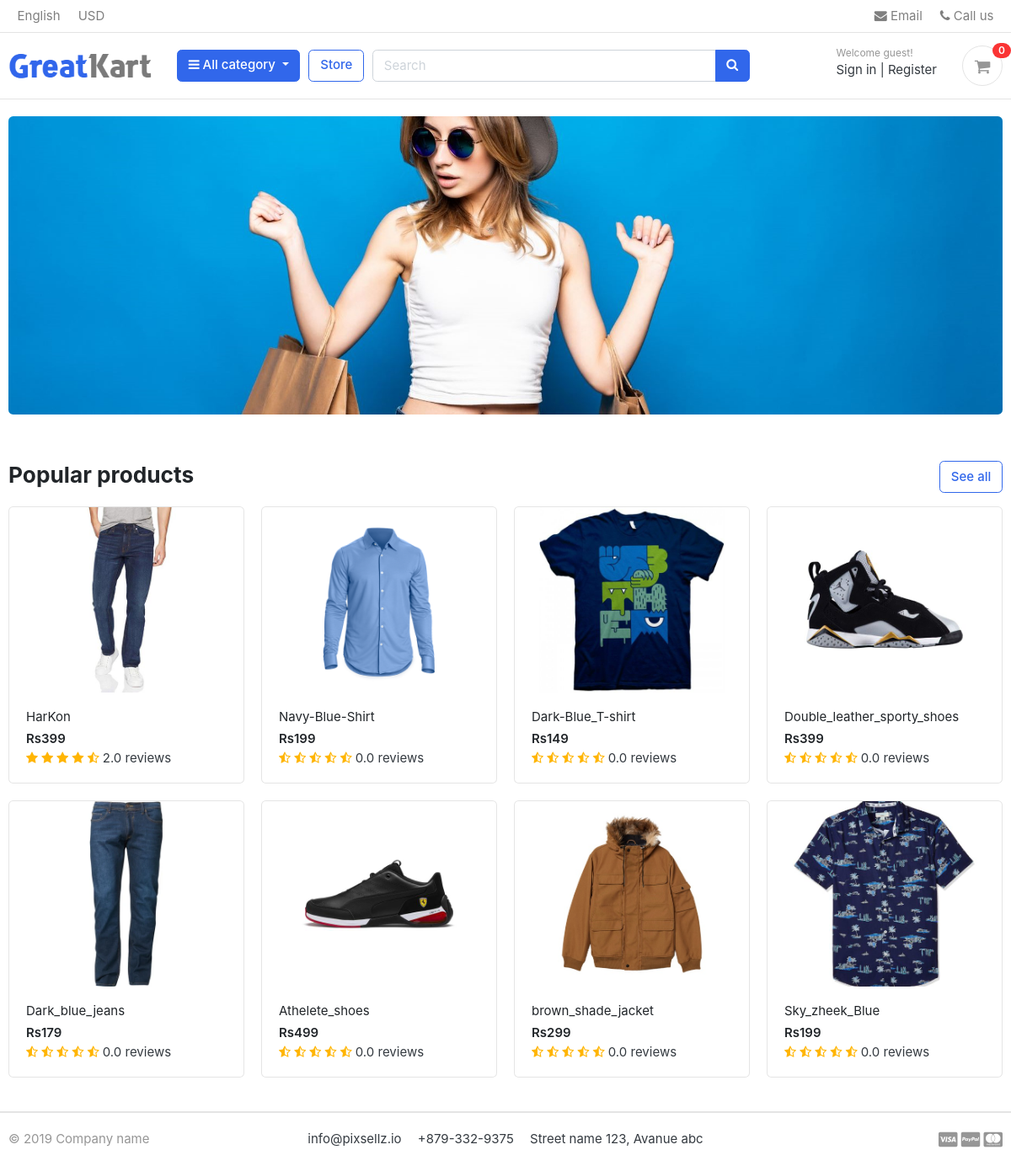
The page / on the database its author committed.
### store/models.py (models this page shows, shortened)
class Product(models.Model):
	product_name = models.CharField(max_length=200,unique=True)
	product_url = models.SlugField(max_length=200,unique=True)
	product_description = models.TextField(max_length=500,blank=True)
	product_price = models.IntegerField()
	product_image = models.ImageField(upload_to='photos/products')
	stock = models.IntegerField()
	is_available = models.BooleanField(default=True)
	category = models.ForeignKey(Category,on_delete=models.CASCADE)
	created_date = models.DateTimeField(auto_now_add=True)
	modified_date = models.DateTimeField(auto_now=True)
	def get_url(self):
		return reverse('product_detail',args=[self.category.category_url,self.product_url])
	def averageReview(self):
		reviews = ReviewRating.objects.filter(product=self,status=True).aggregate(average=Avg('rating'))
		avg=0
		if reviews['average'] is not None:
			avg=float(reviews['average'])
		return avg
	def countReview(self):
		reviews = ReviewRating.objects.filter(product=self,status=True).aggregate(count=Count('id'))
		count=0
		if reviews['count'] is not None:
			count=float(reviews['count'])
		return count

### greate/views.py (the view)
# urls.py: path('',views.index,name='index'),
def index(request):
	products = Product.objects.all().filter(is_available=True).order_by('created_date')
	for product in products:
		reviews = ReviewRating.objects.filter(product_id=product.id,status=True)
	context = {
		'reviews': reviews,
		'products' : products,
	}
	return render(request,'greate/index.html',context)

### cart/context_processors.py (called while the page is built)
def counter(request):
	cart_count=0
	if 'admin' in request.path:
		return {}
	else:
		try:
			cart=Cart.objects.filter(cart_id=_cart_id(request))
			if request.user.is_authenticated:
				cart_items=CartItem.objects.all().filter(user=request.user)
			else:
				cart_items=CartItem.objects.all().filter(cart=cart[:1])
			for cart_item in cart_items:
				cart_count += cart_item.quantity
		except:
			cart_count = 0
	return dict(cart_count=cart_count)

### cart/views.py (called while the page is built)
def _cart_id(request):
	cart = request.session.session_key
	if not cart:
		cart = request.session.create()
	return cart

### category/context_processors.py (called while the page is built)
def menu_links(request):
	links = Category.objects.all()
	return dict(links=links)

### category/models.py (called while the page is built)
	def get_url(self):
		return reverse('products_by_category',args=[self.category_url])

### templates/greate/index.html
{% extends 'greate/base.html' %}
{% load static %}
{% block content %}
<section class="section-intro padding-y-sm">
<div class="container">
<div class="intro-banner-wrap">
	<img src="{% static 'images/banners/cover.jpg' %}" class="img-fluid rounded">
</div>
</div>
</section>
<section class="section-name padding-y-sm">
<div class="container">
<header class="section-heading">
	<a href="{% url 'store' %}" class="btn btn-outline-primary float-right">See all</a>
	<h3 class="section-title">Popular products</h3>
</header>
<div class="row">
	{% for product in products %}
	<div class="col-md-3">
		<div class="card card-product-grid">
			<a href="{{ product.get_url }}" class="img-wrap"> <img src="{{product.product_image.url}}"> </a>
			<figcaption class="info-wrap">
				<a href="{{ product.get_url }}" class="title">{{ product.product_name }}</a>
				<div class="price mt-1">Rs{{product.product_price}}</div>
				<div class="rating-star">
						<span>
							<i class="fa fa-star{% if product.averageReview < 0.5 %}-half-o{% elif product.averageReview >= 0.5 and product.averageReview < 1 %}-o {% endif %}" aria-hidden="true"></i>
							<i class="fa fa-star{% if product.averageReview < 1.5 %}-half-o{% elif product.averageReview >= 1.5 and product.averageReview < 2 %}-o {% endif %}" aria-hidden="true"></i>
							<i class="fa fa-star{% if product.averageReview < 2.5 %}-half-o{% elif product.averageReview >= 2.5 and product.averageReview < 3 %}-o {% endif %}" aria-hidden="true"></i>
							<i class="fa fa-star{% if product.averageReview < 3.5 %}-half-o{% elif product.averageReview >= 3.5 and product.averageReview < 4 %}-o {% endif %}" aria-hidden="true"></i>
							<i class="fa fa-star{% if product.averageReview < 4.5 %}-half-o{% elif product.averageReview >= 4.5 and product.averageReview < 5 %}-o {% endif %}" aria-hidden="true"></i>
							<span>{{product.countReview}} reviews</span>
						</span>
					</div>
			</figcaption>
		</div>
	</div>
	{% endfor %}
</div>
</div>
</section>
</body>
</html>
{% endblock %}

### static/css/ui.css (style rules this page uses)
html { font-family: "Inter", sans-serif; font-size: 15px; }
.img-wrap { text-align: center; display: block; }
.img-wrap img { max-width: 100%; }
.padding-y-sm { padding-top: 20px; padding-bottom: 20px; }
.section-heading { margin-bottom: 20px; margin-top: 15px; }
.section-title { color: #212529; }
[class*=card-product] a.title { color: #212529; display: block; }
[class*=card-product] .img-wrap { overflow: hidden; position: relative; }
[class*=card-product] .img-wrap img { height: 100%; max-width: 100%; width: auto; display: inline-block; -o-object-fit: cover; object-fit: cover; }
.card-product-grid { margin-bottom: 20px; }
.card-product-grid .img-wrap { border-radius: 0.2rem 0.2rem 0 0; height: 220px; }
.card-product-grid .info-wrap { overflow: hidden; padding: 18px 20px; }
.card .img-wrap { overflow: hidden; }
.price { font-weight: 600; color: #212529; }

### static/css/custom.css (style rules this page uses)
.rating-star i { color: #ffb503 !important; }

### rows shown on the page
Product: product_image (picture), product_name "HarKon", product_price "399", countReview "2.0"
Product: product_image (picture), product_name "Navy-Blue-Shirt", product_price "199", countReview "0.0"
Product: product_image (picture), product_name "Dark-Blue_T-shirt", product_price "149", countReview "0.0"
Product: product_image (picture), product_name "Double_leather_sporty_shoes", product_price "399", countReview "0.0"
Product: product_image (picture), product_name "Dark_blue_jeans", product_price "179", countReview "0.0"
Product: product_image (picture), product_name "Athelete_shoes", product_price "499", countReview "0.0"
Product: product_image (picture), product_name "brown_shade_jacket", product_price "299", countReview "0.0"
Product: product_image (picture), product_name "Sky_zheek_Blue", product_price "199", countReview "0.0"

### other values the page prints
{{ cart_count }} "0"
